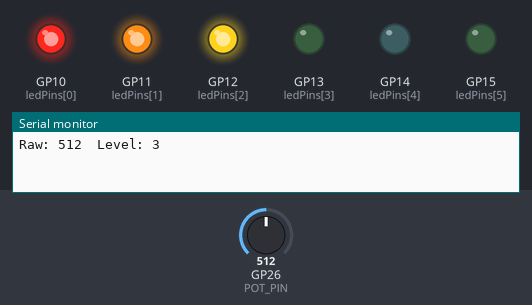
This sketch was run on a simulated Raspberry Pi Pico. Shown: output pins drawn as LEDs (lit = HIGH), the last lines printed to the serial monitor. The test bench sets the inputs (shaded band); at power-on: GP26 (POT_PIN) = 512.

Above: at 1.2 s.
1.3 s: GP26 (POT_PIN) set to 570
2.8 s: GP26 (POT_PIN) set to 598
At 3.5 s:
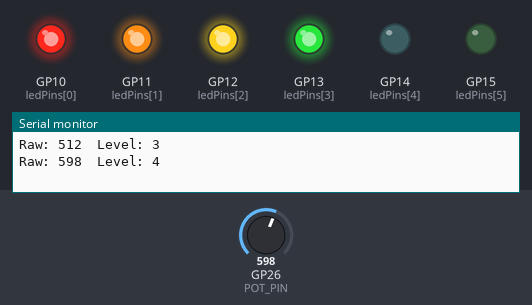
4.3 s: GP26 (POT_PIN) set to 306
At 4.6 s:
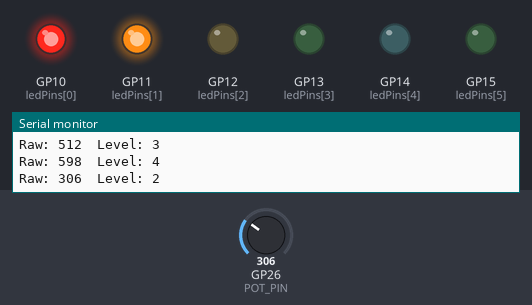
5.8 s: GP26 (POT_PIN) set to 280
At 6.9 s:
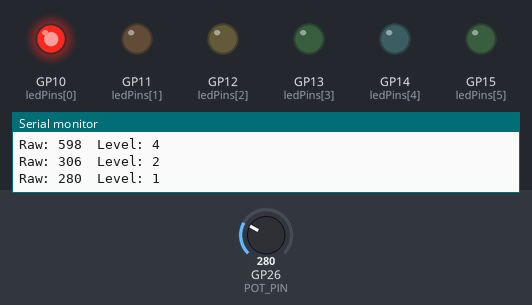
7.3 s: GP26 (POT_PIN) set to 161
8.8 s: GP26 (POT_PIN) set to 133
At 9.2 s:
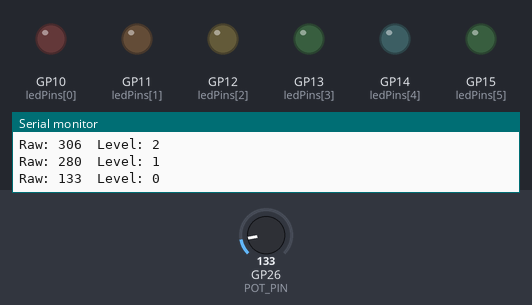
Timing chart, 0 to 11.3 s (numbered marks = the images above; inputs shaded):
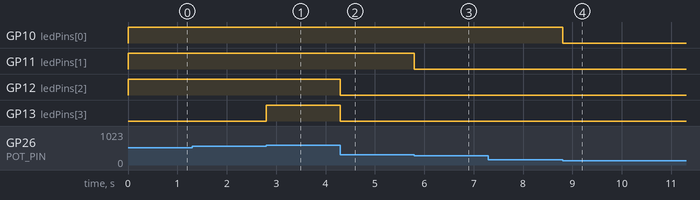

Measured:
- the behaviour switches between 585 and 586 on GP26 (POT_PIN) (found by bisection; images 0 and 1)
- the behaviour switches between 293 and 292 on GP26 (POT_PIN) (found by bisection; images 2 and 3)
- the behaviour switches between 147 and 146 on GP26 (POT_PIN) (found by bisection; images 3 and 4)
- after the input at 1.3 s, every drawn part: stays the same
- after the input at 2.8 s, GP13 (ledPins[3]): LOW → HIGH at once
- after the input at 4.3 s, GP12 (ledPins[2]), GP13 (ledPins[3]): HIGH → LOW at once
- after the input at 5.8 s, GP11 (ledPins[1]): HIGH → LOW at once
- after the input at 7.3 s, every drawn part: stays the same
- after the input at 8.8 s, GP10 (ledPins[0]): HIGH → LOW at once

The sketch:

sketch.ino
```cpp
// ------------------------------------------------------------
// Project 18 - LED Level Indicator
// A 6-LED bar graph that fills up as you turn the knob -
// like a volume meter or battery indicator.
//
// Wiring:
//   Potentiometer SIG -> GP26 / A0 (Physical Pin 31)
//   Potentiometer VCC -> 3V3       (Physical Pin 36)
//   Potentiometer GND -> GND       (Physical Pin 3)
//   Bar LEDs: GP10..GP15 (Physical Pins 14,15,16,17,19,20),
//             each GPIO -> 220 ohm -> LED anode, cathodes -> GND
// ------------------------------------------------------------

const int POT_PIN = A0;
const int ledPins[6] = {10, 11, 12, 13, 14, 15};

int lastLevel = -1;   // so the first update always runs

void setup() {
  for (int i = 0; i < 6; i++) {
    pinMode(ledPins[i], OUTPUT);
  }
  Serial.begin(115200);
}

void showLevel(int level) {
  for (int i = 0; i < 6; i++) {
    digitalWrite(ledPins[i], (i < level) ? HIGH : LOW);
  }
}

void loop() {
  int rawValue = analogRead(POT_PIN);          // 0..1023
  int level = map(rawValue, 0, 1024, 0, 7);    // 0..6 bars

  // Only touch the LEDs when the level actually changed
  if (level != lastLevel) {
    showLevel(level);
    Serial.print("Raw: ");
    Serial.print(rawValue);
    Serial.print("  Level: ");
    Serial.println(level);
    lastLevel = level;
  }
}
```
